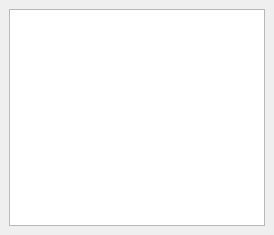
<?xml version="1.0" encoding="UTF-8"?>
<ui version="4.0">
 <class>FilterTree</class>
 <widget class="QDockWidget" name="FilterTree">
  <property name="geometry">
   <rect>
    <x>0</x>
    <y>0</y>
    <width>274</width>
    <height>235</height>
   </rect>
  </property>
  <property name="features">
   <set>QDockWidget::AllDockWidgetFeatures</set>
  </property>
  <property name="windowTitle">
   <string>Filter Tree</string>
  </property>
  <widget class="QWidget" name="dockWidgetContents">
   <layout class="QVBoxLayout" name="verticalLayout_2">
    <item>
     <widget class="QTreeView" name="treeViewFilter">
      <property name="sizePolicy">
       <sizepolicy hsizetype="Expanding" vsizetype="Expanding">
        <horstretch>0</horstretch>
        <verstretch>0</verstretch>
       </sizepolicy>
      </property>
      <property name="contextMenuPolicy">
       <enum>Qt::CustomContextMenu</enum>
      </property>
      <property name="indentation">
       <number>10</number>
      </property>
     </widget>
    </item>
   </layout>
  </widget>
 </widget>
 <resources/>
 <connections/>
</ui>
